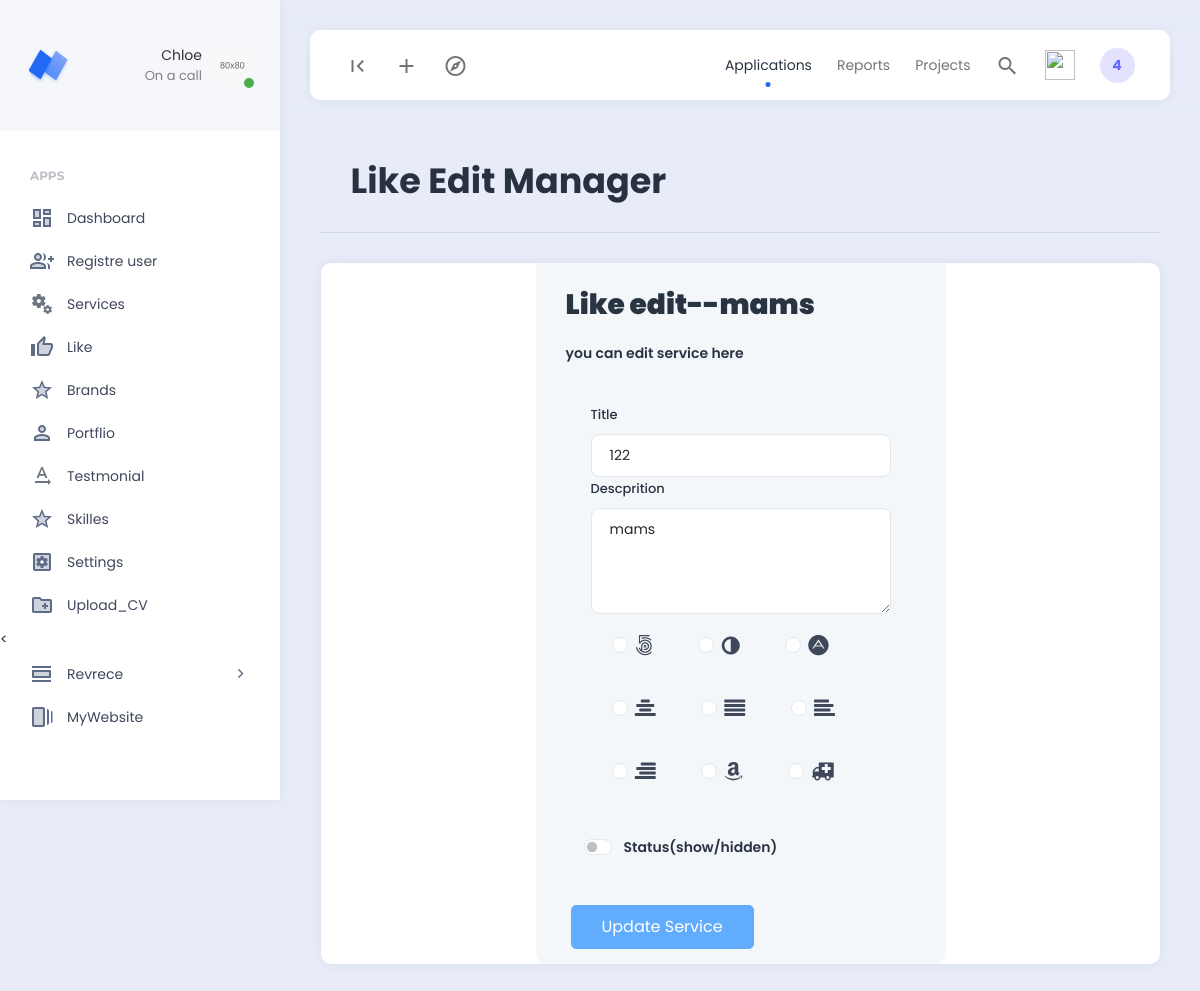
The page /Views/backend/like_edit.php?id=4 (signed in) on the database its author committed.
### tables this page shows
CREATE TABLE `work` (
  `id` int(11) NOT NULL,
  `logo` varchar(255) NOT NULL,
  `number` int(11) NOT NULL,
  `descprition` text NOT NULL,
  `status` tinyint(1) NOT NULL
);

### Views/backend/like_edit.php (the view, shortened to what this page needs)
<?php
require_once('header.php');
require_once('../../db_controler.php');
$id = $_GET['id'];
?>
<div class="app-content">
    <div class="content-wrapper">
        <div class="container">
            <div class="row">
                <div class="col">
                    <div class="page-description">
                        <h1>Like Edit Manager</h1>
                    </div>
                </div>
            </div>
            <?php
            $select = "SELECT * FROM work WHERE id=$id ";
            $query = mysqli_query($con,$select);
            $read = mysqli_fetch_array($query);
            ?>
            <div class="row">
                <div class="col-xl-12">
                    <div class="card widget widget-stats-large">
                        <div class="row">
                            <div class="col-md-6 m-auto">
                                <div class="widget-stats-large-info-container">
                                    <div class="card-header ">
                                        <h3 class="card-title fs-2 fw-bolder">Like edit--<?=$read['descprition'];?></h3>
                                        <p class="text m-t-md fs-6 fw-400">
                                            you can edit service here
                                        </p>
                                        <div class="example-container">
                                            <div class="example-content">
                                                <form action="like_update.php" method="post">
                                                    <label class="form-label">Title</label>
                                                    <input type="text" class="form-control" value="<?= $read['number']; ?>" name="number" placeholder="title">
                                                    <label class="form-label">Descprition</label>
                                                    <textarea class="form-control" name="desc" rows="4"><?= $read['descprition']; ?></textarea>
                                                    <div class="form-group m-1-md" style="height: 200px; overflow-y:scroll">
                                                        <?php require_once('fontawsome.php');
                                                        ?>
                                                        <?php foreach ($icone as $icon) : ?>
                                                            <span class="badge text-dark p-4">
                                                                <input class="form-check-input" type="radio" name="logo" value="<?= $icon ?>" id="flexRadioDefault1_<?= $icon ?>" value="fa <?= $logo ?>">
                                                                <label class="form-check-label" for="flexRadioDefault1_<?= $icon ?>">
                                                                    <i class="fa-2x fa <?= $icon ?>"></i>
                                                            </span>
                                                        <?php endforeach; ?>
                                                    </div>
                                                    <br>
                                                    <div class="form-check form-switch">
                                                        <input class="form-check-input" type="checkbox" role="switch" value="1" name="status" id="flexSwitchCheckDefault" <?=$read['status'] ? 'checked': ''?>/>
                                                        <label class="form-check-label" for="flexSwitchCheckDefault">Status(show/hidden)</label>
                                                    </div>
                                            </div>
                                            <button type="submit" class="btn btn-info btn-lg mt-4" name="btn">Update Service</button>
                                        </div>
                                    </div>
                                </div>
                            </div>
                        </div>
                    </div>
                </div>
            </div>
        </div>
    </div>
</div>
</div>
<?php require_once('footer.php'); ?>

### rows shown on the page
work: descprition "mams", number "122", desc "mams"
